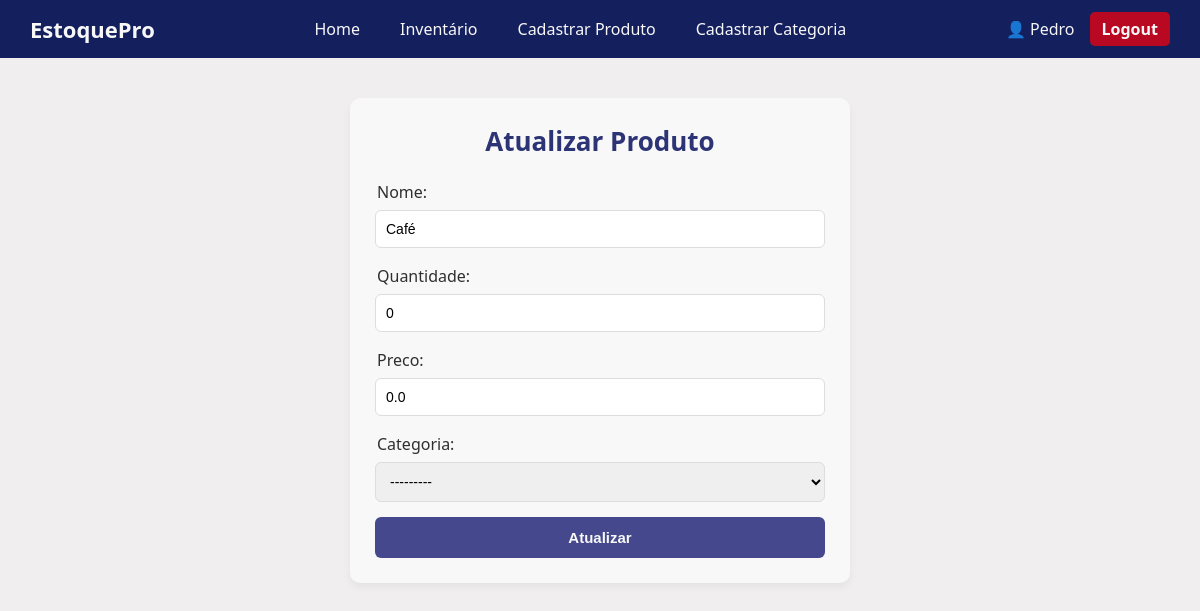
Page /update/12/ (signed in) on the committed database.
### SistemaEstoque/models.py (models this page shows, shortened)
class Estoque(models.Model):
    nome=models.CharField(max_length=50,)
    quantidade=models.IntegerField(max_length=50, default=0)
    preco=models.FloatField(default=0)
    data_criacao=models.DateTimeField(default=timezone.now)
    categoria=models.ForeignKey(Categoria,on_delete=models.SET_NULL,blank=True,null=True)
    criador=models.ForeignKey(User,on_delete=models.SET_NULL,blank=True,null=True)

class Categoria(models.Model):
    nome=models.CharField(max_length=50)
    def __str__(self):
        return self.nome

### SistemaEstoque/views/novo_item.py (the view, shortened to what this page needs)
# urls.py: path('update/<int:id_item>/', views.update , name='update'),
@login_required(login_url='SistemaEstoque:login')
def update(request, id_item):
    estoque= get_object_or_404(Estoque,pk=id_item, criador=request.user)
    form_action=reverse('SistemaEstoque:update', args=(id_item,))
    form = NovoItemForm(instance=estoque)
    contexto={
            'form_action' : form_action,
            'form' : form
        }
    return render(request, 'SistemaEstoque/update.html', contexto)

### SistemaEstoque/forms.py
class NovoItemForm((forms.ModelForm)):
    class Meta:
        model = Estoque
        fields=(
            'nome', 'quantidade', 'preco', 'categoria'
        )

### SistemaEstoque/templates/SistemaEstoque/update.html (shortened to what this page needs)
{% extends "global/base.html" %}
{% block content %}
    <div class="min-h-screen">
        <div class="form-container">
    <h1 class="form-title"> Atualizar Produto</h1>
    <form action="{{form_action}}" method="post">
        <div class="form-group">
            {{ form.as_p }}
        </div>
        <button type="submit" class="btn-submit">Atualizar</button>
    </form>
</div>
{% endblock content %}

### base_templates/global/partials/header.html
<nav>
    <nav class="navbar">
    <div class="navbar-logo">
        <a href="{% url 'SistemaEstoque:home' %}">EstoquePro</a>
    </div>
    <ul class="navbar-links">
        <li><a href="{% url 'SistemaEstoque:home' %}">Home</a></li>
        <li><a href="{% url 'SistemaEstoque:inventario' %}">Inventário</a></li>
        <li><a href="{% url 'SistemaEstoque:novo_item' %}">Cadastrar Produto</a></li>
        <li><a href="{% url 'SistemaEstoque:nova_categoria' %}">Cadastrar Categoria</a></li>
    </ul>
    <div class="navbar-user">
        <span><a class="logout" href="{% url "SistemaEstoque:atualizar_usuario" %}">👤 {{ user.username }}</a></span>
        <a href="{% url 'SistemaEstoque:logout' %}" class="btn-logout">
            {% if request.user.is_authenticated %}
                Logout
            {% else %}
                Login
            {% endif %}
        </a>
    </div>
</nav>
</nav>

### base_static/global/style.css (style rules this page uses)
* { margin: 0; padding: 0; box-sizing: border-box; }
body { background-color: #f0eeee; }
.form-container { max-width: 500px; margin: 40px auto; background: #f8f8f8; padding: 25px; border-radius: 10px; box-shadow: 0 4px 8px rgba(0,0,0,0.05); font-family: 'Segoe UI', Tahoma, Geneva, Verdana, sans-serif; }
.form-title { text-align: center; color: #2d3476; margin-bottom: 20px; font-size: 26px; }
.form-group p { margin-bottom: 15px; }
.form-group label { display: block; margin-bottom: 5px; color: #302f2f; padding: 2px; }
.form-group input, .form-group select, .form-group textarea { width: 100%; padding: 10px; border: 1px solid #ddd; border-radius: 6px; font-size: 14px; transition: border-color 0.2s ease-in-out; }
::marker { text-decoration: none; }
.btn-submit { width: 100%; padding: 12px; background-color: #45488d; color: #f8f8f8; font-size: 15px; font-weight: bold; border-radius: 6px; border: none; cursor: pointer; transition: background-color 0.2s ease-in-out; }
.logout { text-decoration: none; color:whitesmoke }
.navbar { display: flex; justify-content: space-between; align-items: center; background-color: #141f5e; padding: 12px 30px; color: #f8f8f8; font-family: 'Segoe UI', sans-serif; }
.navbar-logo a { font-size: 22px; font-weight: bold; color: #f8f8f8; text-decoration: none; }
.navbar-links { display: flex; list-style: none; gap: 20px; }
.navbar-links a { color: #f8f8f8; text-decoration: none; font-weight: 500; padding: 6px 10px; transition: background-color 0.2s ease; border-radius: 5px; }
.navbar-user { display: flex; align-items: center; gap: 15px; }
.btn-logout { background-color: #b90922; padding: 6px 12px; border-radius: 5px; color: #f8f8f8; text-decoration: none; font-weight: bold; transition: background-color 0.2s ease; }

### rows in the picture
Estoque: nome "Café", quantidade "0", preco "0.0", categoria "---------"

### other values in the picture
{{ user.username }} "Pedro"
